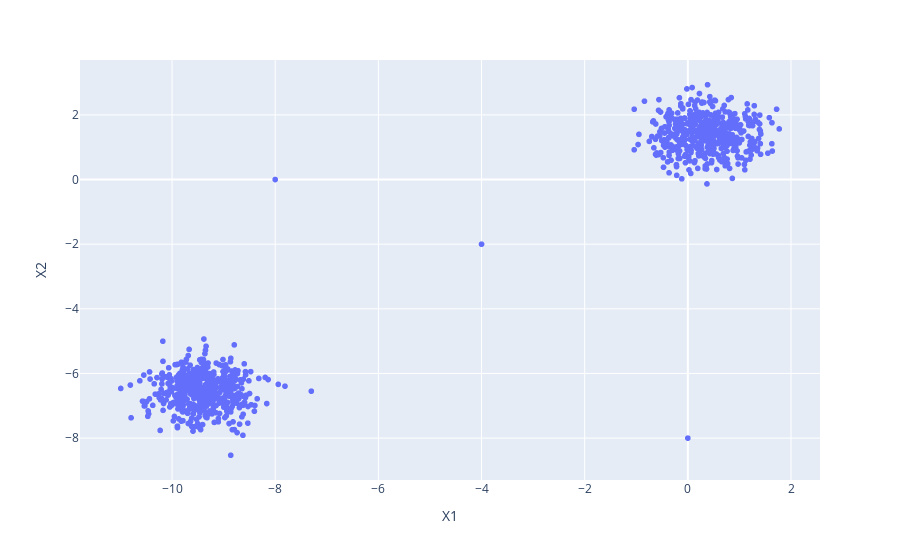

The notebook cell saved with this chart:
### Code cell
px.scatter(two_blobs_outliers, x = 'X1' ,y = 'X2')

### Figure 1 — Plotly figure (JSON) as saved in the notebook; plotly's stock layout.template omitted (floating-point values rounded to 4 significant figures; data arrays with more than 128 entries replaced by an {"elided": "..."} marker saying what was removed)
{"data": [{"hovertemplate": "X1=%{x}<br>X2=%{y}<extra></extra>", "legendgroup": "", "marker": {"color": "#636efa", "symbol": "circle"}, "mode": "markers", "name": "", "showlegend": false, "type": "scattergl", "x": {"elided": "1003 float values"}, "xaxis": "x", "y": {"elided": "1003 float values"}, "yaxis": "y"}], "layout": {"legend": {"tracegroupgap": 0}, "margin": {"t": 60}, "xaxis": {"anchor": "y", "domain": [0, 1], "title": {"text": "X1"}}, "yaxis": {"anchor": "x", "domain": [0, 1], "title": {"text": "X2"}}}}
